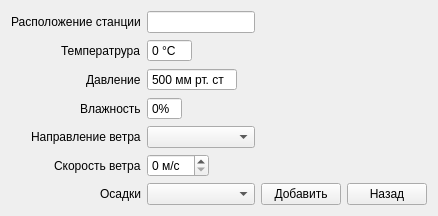
              <widget class="QWidget" name="stationAddIndicationPage">
               <layout class="QGridLayout" name="gridLayout_6" columnstretch="0,2,1,1">
                <item row="5" column="0">
                 <widget class="QLabel" name="label_13">
                  <property name="sizePolicy">
                   <sizepolicy hsizetype="Maximum" vsizetype="Preferred">
                    <horstretch>0</horstretch>
                    <verstretch>0</verstretch>
                   </sizepolicy>
                  </property>
                  <property name="layoutDirection">
                   <enum>Qt::RightToLeft</enum>
                  </property>
                  <property name="text">
                   <string>Направление ветра</string>
                  </property>
                 </widget>
                </item>
                <item row="6" column="1">
                 <widget class="QSpinBox" name="stationWindSpeedAddInput">
                  <property name="sizePolicy">
                   <sizepolicy hsizetype="Maximum" vsizetype="Fixed">
                    <horstretch>0</horstretch>
                    <verstretch>0</verstretch>
                   </sizepolicy>
                  </property>
                  <property name="suffix">
                   <string> м/с</string>
                  </property>
                 </widget>
                </item>
                <item row="8" column="1">
                 <widget class="QComboBox" name="stationPrecipitationAddInput">
                  <property name="sizePolicy">
                   <sizepolicy hsizetype="Preferred" vsizetype="Fixed">
                    <horstretch>0</horstretch>
                    <verstretch>0</verstretch>
                   </sizepolicy>
                  </property>
                 </widget>
                </item>
                <item row="2" column="1">
                 <widget class="QSpinBox" name="stationTemperatureAddInput">
                  <property name="sizePolicy">
                   <sizepolicy hsizetype="Maximum" vsizetype="Fixed">
                    <horstretch>0</horstretch>
                    <verstretch>0</verstretch>
                   </sizepolicy>
                  </property>
                  <property name="buttonSymbols">
                   <enum>QAbstractSpinBox::NoButtons</enum>
                  </property>
                  <property name="suffix">
                   <string> °C</string>
                  </property>
                  <property name="minimum">
                   <number>-99</number>
                  </property>
                 </widget>
                </item>
                <item row="8" column="0">
                 <widget class="QLabel" name="label_18">
                  <property name="sizePolicy">
                   <sizepolicy hsizetype="Maximum" vsizetype="Preferred">
                    <horstretch>0</horstretch>
                    <verstretch>0</verstretch>
                   </sizepolicy>
                  </property>
                  <property name="layoutDirection">
                   <enum>Qt::RightToLeft</enum>
                  </property>
                  <property name="text">
                   <string>Осадки</string>
                  </property>
                 </widget>
                </item>
                <item row="5" column="1">
                 <widget class="QComboBox" name="stationWindDirectionAddInput"/>
                </item>
                <item row="1" column="0">
                 <widget class="QLabel" name="label_16">
                  <property name="text">
                   <string>Расположение станции</string>
                  </property>
                 </widget>
                </item>
                <item row="2" column="0">
                 <widget class="QLabel" name="label_17">
                  <property name="sizePolicy">
                   <sizepolicy hsizetype="Maximum" vsizetype="Preferred">
                    <horstretch>0</horstretch>
                    <verstretch>0</verstretch>
                   </sizepolicy>
                  </property>
                  <property name="layoutDirection">
                   <enum>Qt::RightToLeft</enum>
                  </property>
                  <property name="text">
                   <string>Температрура</string>
                  </property>
                 </widget>
                </item>
                <item row="6" column="0">
                 <widget class="QLabel" name="label_11">
                  <property name="sizePolicy">
                   <sizepolicy hsizetype="Maximum" vsizetype="Preferred">
                    <horstretch>0</horstretch>
                    <verstretch>0</verstretch>
                   </sizepolicy>
                  </property>
                  <property name="layoutDirection">
                   <enum>Qt::RightToLeft</enum>
                  </property>
                  <property name="text">
                   <string>Скорость ветра</string>
                  </property>
                 </widget>
                </item>
                <item row="4" column="0">
                 <widget class="QLabel" name="label_15">
                  <property name="sizePolicy">
                   <sizepolicy hsizetype="Maximum" vsizetype="Preferred">
                    <horstretch>0</horstretch>
                    <verstretch>0</verstretch>
                   </sizepolicy>
                  </property>
                  <property name="layoutDirection">
                   <enum>Qt::RightToLeft</enum>
                  </property>
                  <property name="text">
                   <string>Влажность</string>
                  </property>
                 </widget>
                </item>
                <item row="3" column="0">
                 <widget class="QLabel" name="label_14">
                  <property name="sizePolicy">
                   <sizepolicy hsizetype="Maximum" vsizetype="Preferred">
                    <horstretch>0</horstretch>
                    <verstretch>0</verstretch>
                   </sizepolicy>
                  </property>
                  <property name="layoutDirection">
                   <enum>Qt::RightToLeft</enum>
                  </property>
                  <property name="text">
                   <string>Давление</string>
                  </property>
                 </widget>
                </item>
                <item row="3" column="1">
                 <widget class="QSpinBox" name="stationPressureAddInput">
                  <property name="sizePolicy">
                   <sizepolicy hsizetype="Maximum" vsizetype="Fixed">
                    <horstretch>0</horstretch>
                    <verstretch>0</verstretch>
                   </sizepolicy>
                  </property>
                  <property name="buttonSymbols">
                   <enum>QAbstractSpinBox::NoButtons</enum>
                  </property>
                  <property name="suffix">
                   <string> мм рт. ст</string>
                  </property>
                  <property name="prefix">
                   <string/>
                  </property>
                  <property name="minimum">
                   <number>500</number>
                  </property>
                  <property name="maximum">
                   <number>1200</number>
                  </property>
                  <property name="singleStep">
                   <number>1</number>
                  </property>
                 </widget>
                </item>
                <item row="4" column="1">
                 <widget class="QSpinBox" name="stationHumidityAddInput">
                  <property name="sizePolicy">
                   <sizepolicy hsizetype="Maximum" vsizetype="Fixed">
                    <horstretch>0</horstretch>
                    <verstretch>0</verstretch>
                   </sizepolicy>
                  </property>
                  <property name="buttonSymbols">
                   <enum>QAbstractSpinBox::NoButtons</enum>
                  </property>
                  <property name="suffix">
                   <string>%</string>
                  </property>
                 </widget>
                </item>
                <item row="1" column="1">
                 <widget class="QLineEdit" name="stationLocationAddInput">
                  <property name="sizePolicy">
                   <sizepolicy hsizetype="Fixed" vsizetype="Fixed">
                    <horstretch>0</horstretch>
                    <verstretch>0</verstretch>
                   </sizepolicy>
                  </property>
                  <property name="readOnly">
                   <bool>true</bool>
                  </property>
                 </widget>
                </item>
                <item row="8" column="2">
                 <widget class="QPushButton" name="addIndicationsButton">
                  <property name="baseSize">
                   <size>
                    <width>0</width>
                    <height>0</height>
                   </size>
                  </property>
                  <property name="styleSheet">
                   <string notr="true">border-color: rgb(26, 26, 26);</string>
                  </property>
                  <property name="text">
                   <string>Добавить</string>
                  </property>
                 </widget>
                </item>
                <item row="8" column="3">
                 <widget class="QPushButton" name="addStationIndicationButton_2">
                  <property name="text">
                   <string>Назад</string>
                  </property>
                 </widget>
                </item>
               </layout>
              </widget>
